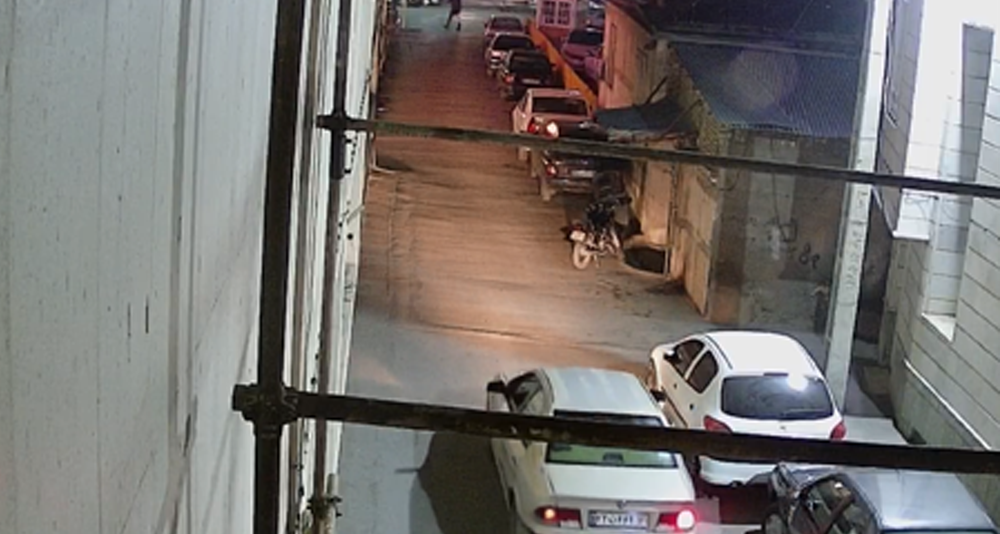
#> input picture images/sample/01.png, 1000 x 534 px, shrunk from 1920 x 1026 before the run
$ python unsharp_mask_skimage.py
#> lines starting #> are read from the running program, lines starting #| are printed output that depends on the picture
from skimage import io
from skimage.filters import unsharp_mask
from matplotlib import pyplot as plt

img = io.imread("images/sample/01.png", as_gray=True)
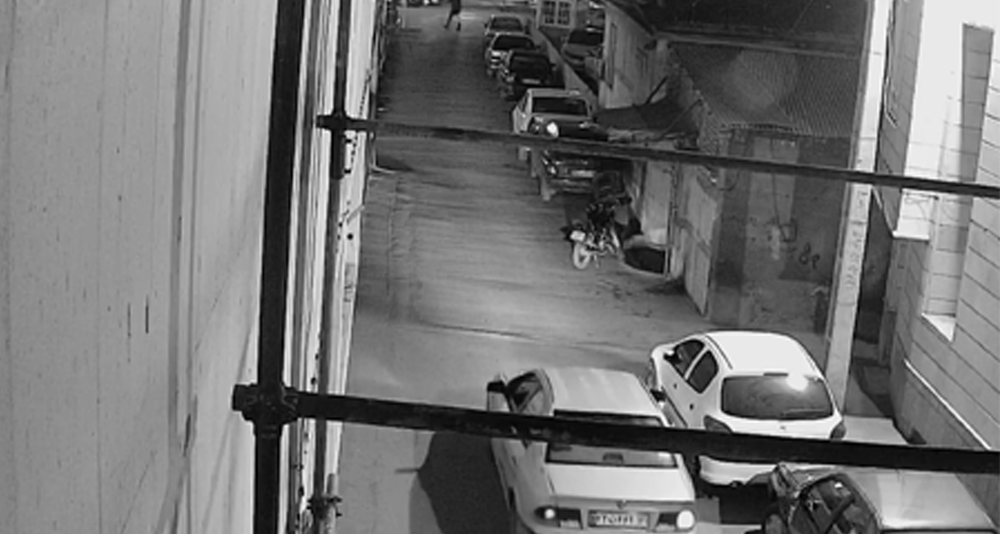
#> img: shape (534, 1000) float64; min 0, max 1, mean 0.455

# radius is the value of blurring
# amount is the value of multiplication factor (original - blurred) image
unsharped_img = unsharp_mask(img, radius=1, amount=3)
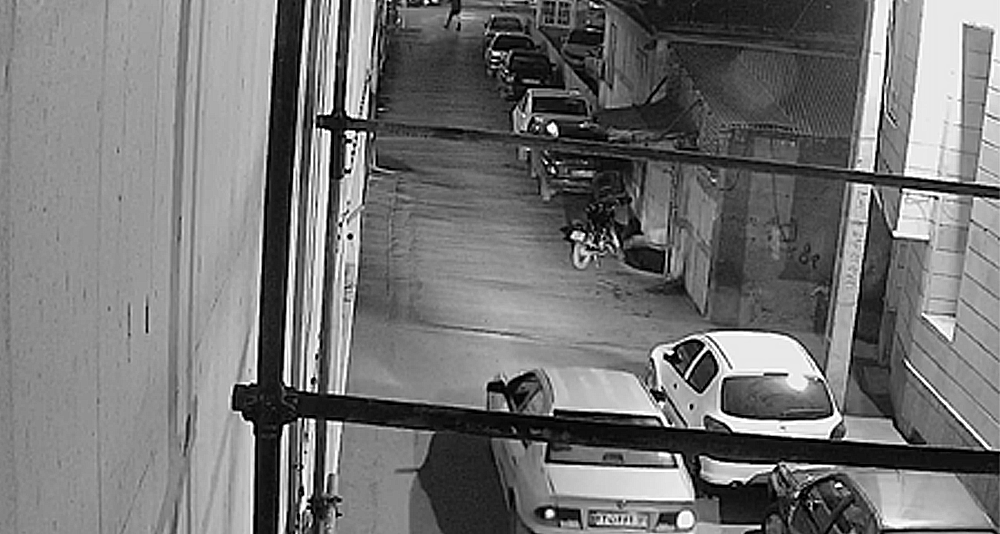
#> unsharped_img: shape (534, 1000) float64; min 0, max 1, mean 0.456

fig = plt.figure(figsize=(200, 200))

ax1 = fig.add_subplot(1, 2, 1)
ax1.imshow(img, cmap="gray")
ax1.title.set_text("Input Image")

ax2 = fig.add_subplot(1, 2, 2)
ax2.imshow(unsharped_img, cmap="gray")
ax2.title.set_text("Unsharped Image")

plt.show()
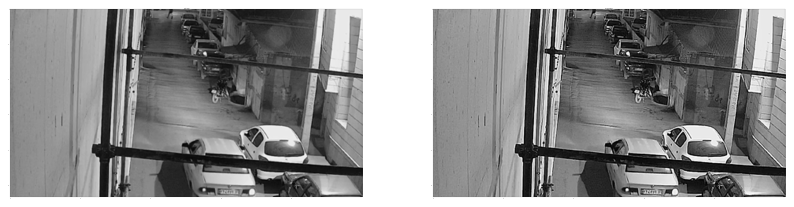
#> figure drawn by matplotlib, 2 panels

$ run again, with images/sample/outpu2t.png copied over images/sample/01.png
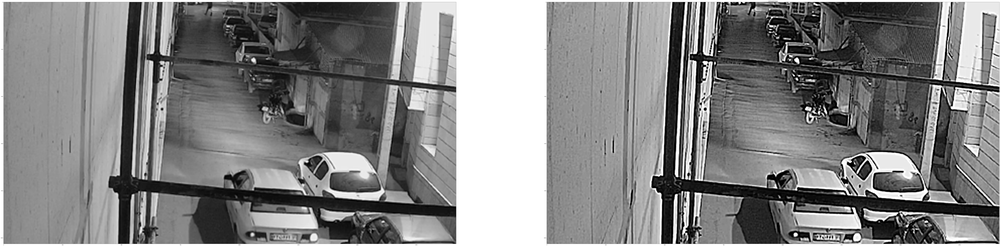
#> input picture images/sample/outpu2t.png, 1000 x 246 px, shrunk from 15564 x 3830 before the run
#> img is the input picture: shape (246, 1000) float64; min 0, max 1, mean 0.515
#> `unsharped_img = unsharp_mask(img, radius=1, amount=3)`:
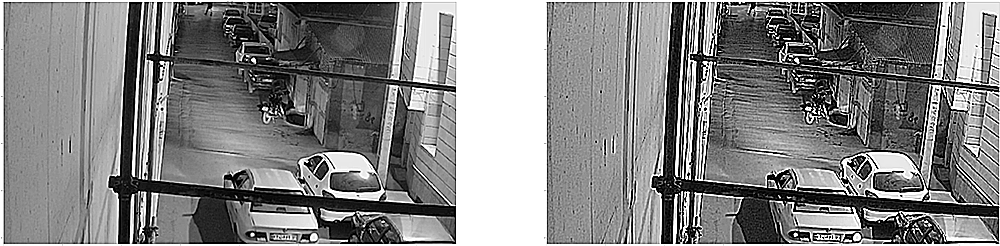
#> unsharped_img: shape (246, 1000) float64; min 0, max 1, mean 0.517
#> `plt.show()`:
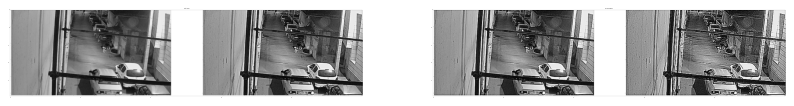
#> figure drawn by matplotlib, 2 panels

$ run again, with images/sample/02.jpg saved as images/sample/01.png
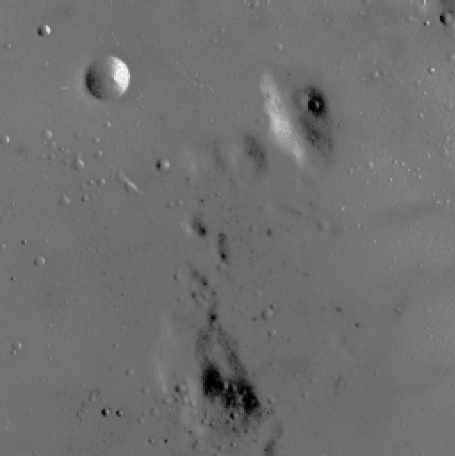
#> input picture images/sample/02.jpg, 455 x 456 px
#> img is the input picture: shape (456, 455) float64; min 0, max 0.996, mean 0.439
#> `plt.show()`:
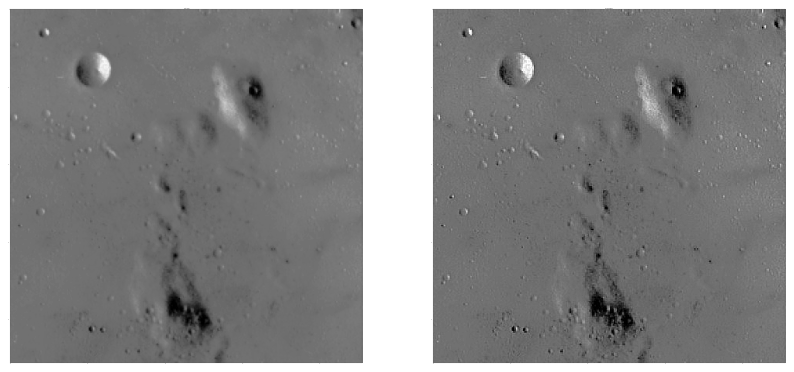
#> figure drawn by matplotlib, 2 panels

$ run again, with images/sample/03.jpg saved as images/sample/01.png
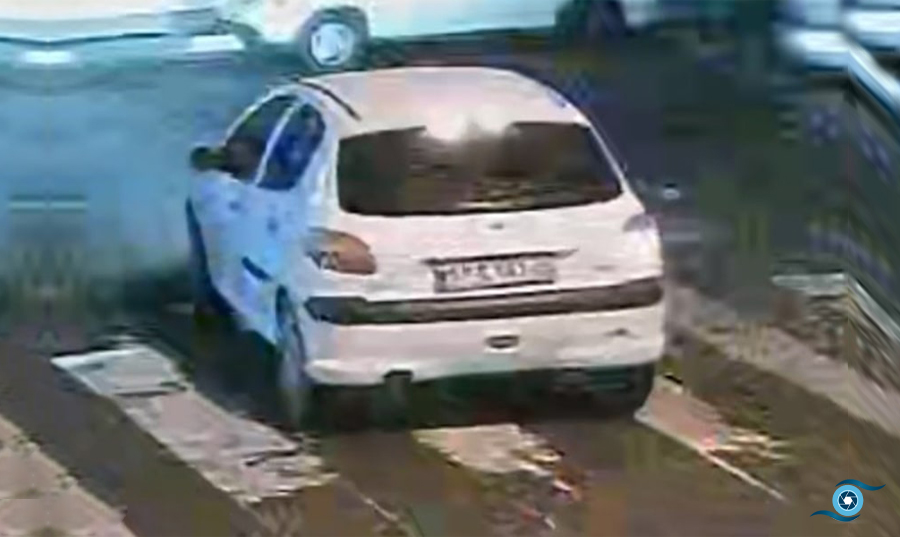
#> input picture images/sample/03.jpg, 900 x 537 px
#> `img = io.imread("images/sample/01.png", as_gray=True)`:
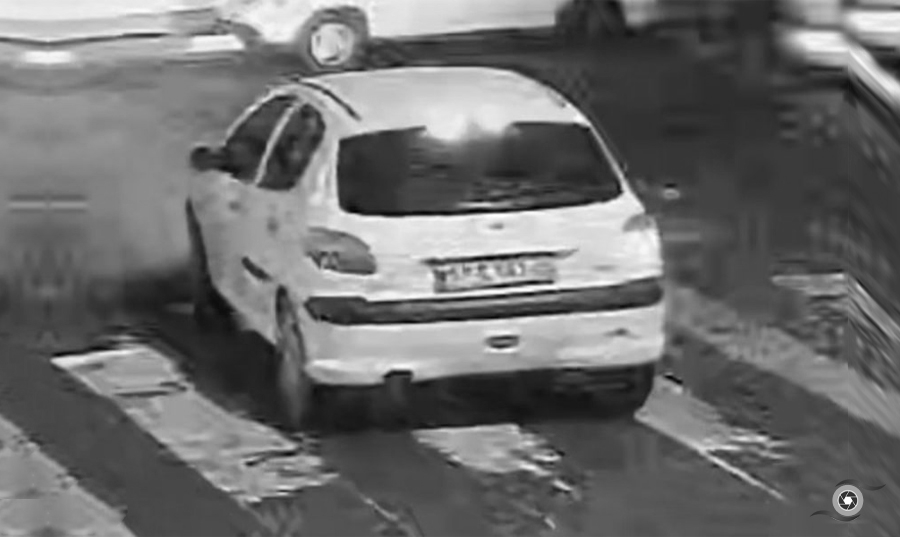
#> img: shape (537, 900) float64; min 0.00417, max 1, mean 0.428
#> `plt.show()`:
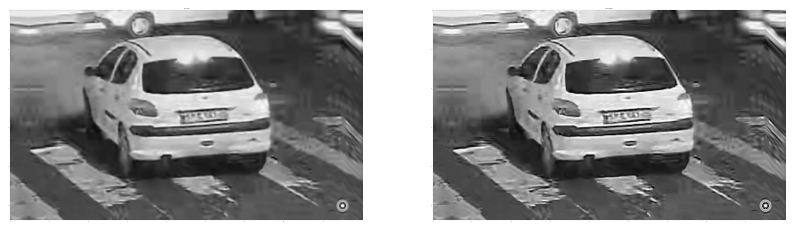
#> figure drawn by matplotlib, 2 panels
